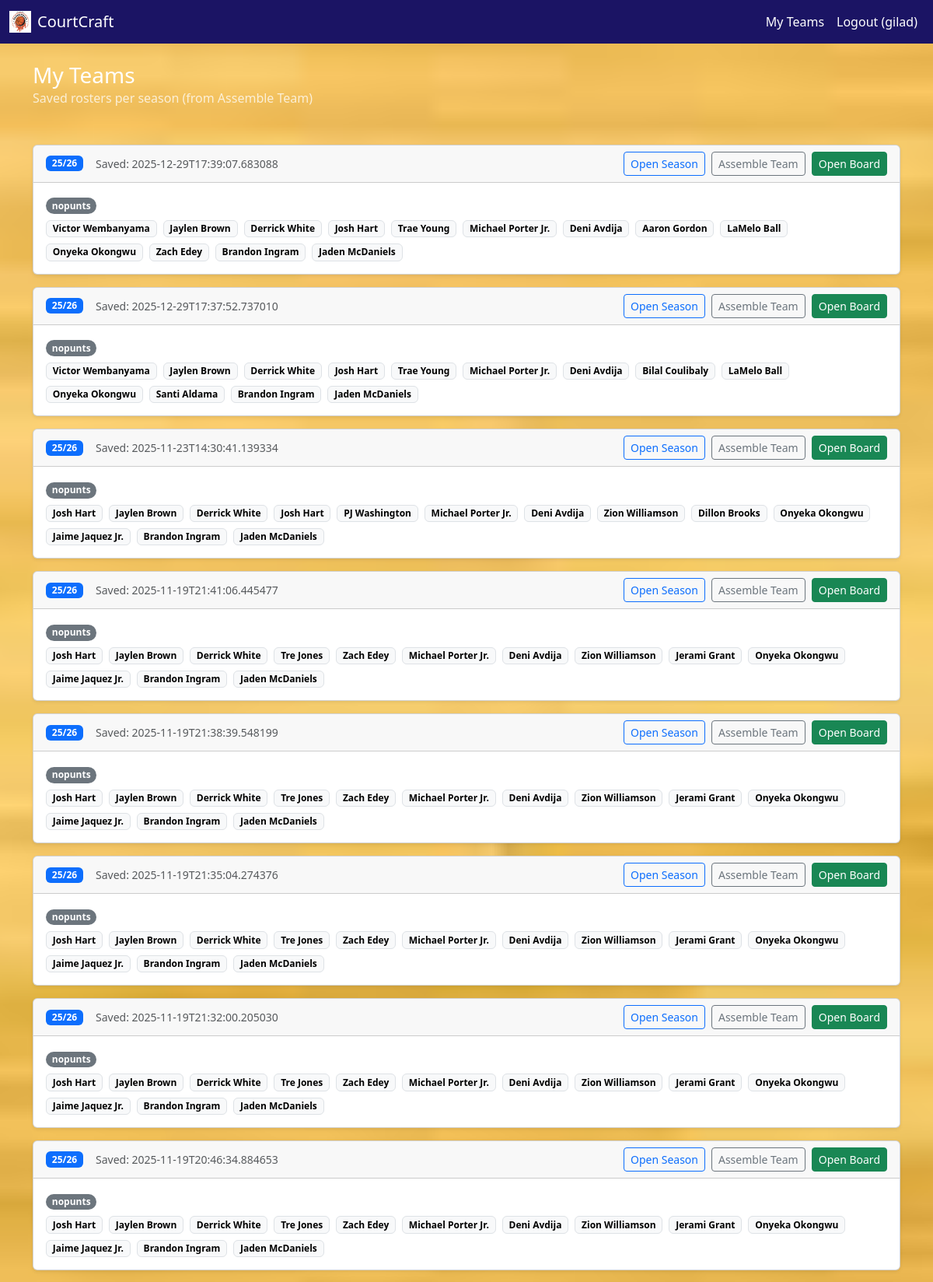
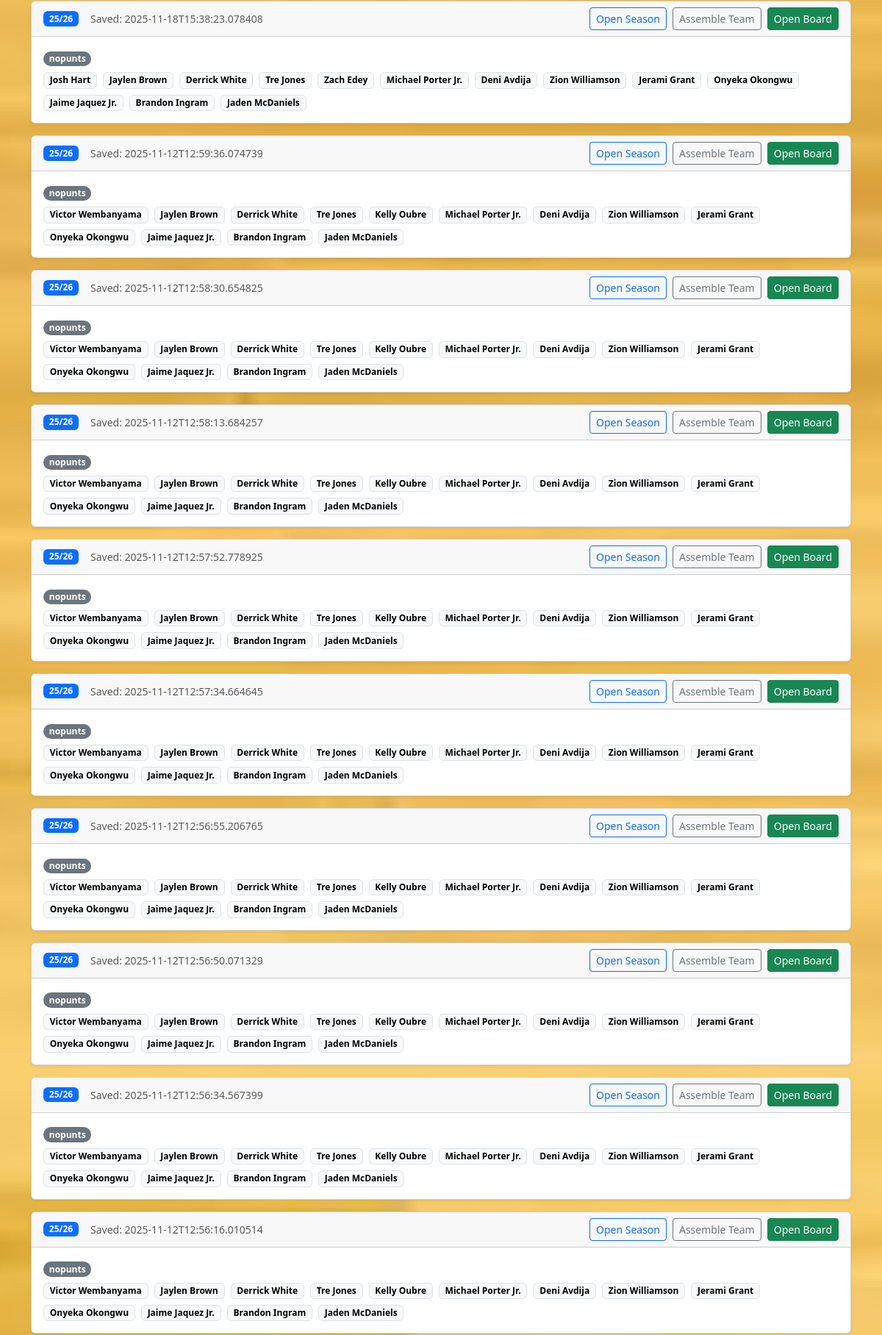
Page /teams (signed in, upper part) on the committed database (2 pictures, top to bottom).
### tables this page shows
CREATE TABLE teams (
        id INTEGER PRIMARY KEY AUTOINCREMENT,
        user_id INTEGER NOT NULL,
        season TEXT NOT NULL,
        players TEXT NOT NULL,
        data_type TEXT NOT NULL,
        created_at TEXT NOT NULL,
        FOREIGN KEY(user_id) REFERENCES users(id)
      );

### app.py (the view)
@app.route("/teams")
def list_teams():
    if "user_id" not in session:
        flash("Please log in","warning"); return redirect(url_for("auth"))
    db = get_db()
    rows = db.execute(
        "SELECT season,players,data_type,created_at FROM teams WHERE user_id=? ORDER BY created_at DESC",
        (session["user_id"],)
    ).fetchall()
    teams = [{
        "season": r["season"].replace("-","/"),
        "players": json.loads(r["players"]),
        "data_type": r["data_type"],
        "created": r["created_at"]
    } for r in rows]
    return render_template("teams.html", teams=teams)

### app.py (called while the page is built)
def get_db():
    conn = sqlite3.connect(DATABASE)
    conn.row_factory = sqlite3.Row
    return conn

@app.context_processor
def inject_globals():
    return {'current_year': datetime.now().year, 'logged_in_user': session.get("user")}

### templates/teams.html (shortened to what this page needs)
{% extends 'base.html' %}
{% block fullwidth %}
  <div class="bg-secondary-navy text-white py-4">
    <div class="container">
      <h1 class="h3 mb-0">My Teams</h1>
      <p class="mb-0 opacity-75">Saved rosters per season (from Assemble Team)</p>
    </div>
  </div>
{% endblock %}
{% block content %}
  {% if not teams or teams|length == 0 %}
    <div class="alert alert-info">
      No teams saved yet. Go to a season and click <strong>Assemble Team</strong> to save your roster.
    </div>
  {% else %}
    <div class="row g-3">
      {% for t in teams %}
        {% set season_url = t.season|replace('/','-') %}
        <div class="col-12">
          <div class="card shadow-sm">
            <div class="card-header d-flex flex-wrap justify-content-between align-items-center gap-2">
              <div class="d-flex align-items-center gap-3">
                <span class="badge text-bg-primary">{{ t.season }}</span>
                <span class="text-muted small">Saved: {{ t.created }}</span>
              </div>
              <div class="d-flex gap-2">
                <a class="btn btn-sm btn-outline-primary" href="{{ url_for('season_page', season=season_url) }}">Open Season</a>
                <a class="btn btn-sm btn-outline-secondary" href="{{ url_for('team_assemble_page', season=season_url) }}">Assemble Team</a>
                <a class="btn btn-sm btn-success" href="{{ url_for('board_page', season=season_url) }}">Open Board</a>
              </div>
            </div>
            <div class="card-body">
              <div class="mb-2">
                <span class="badge rounded-pill text-bg-secondary">{{ t.data_type }}</span>
              </div>
              {% if t.players and t.players|length > 0 %}
                <div class="d-flex flex-wrap gap-2">
                  {% for p in t.players %}
                    <span class="badge text-bg-light border">{{ p }}</span>
                  {% endfor %}
                </div>
              {% else %}
                <p class="text-muted mb-0">No players saved in this roster.</p>
              {% endif %}
            </div>
          </div>
        </div>
      {% endfor %}
    </div>
  {% endif %}
{% endblock %}

### templates/base.html (shortened to what this page needs)
<!DOCTYPE html>
<html lang="en">
<head>
  <link
    href="https://cdn.jsdelivr.net/npm/bootstrap@5.3.0/dist/css/bootstrap.min.css"
    rel="stylesheet"
  >
  <link
    href="{{ url_for('static', filename='css/courtcraft.css') }}"
    rel="stylesheet"
  >
</head>
<body class="bg-light">
  <nav class="navbar navbar-expand-lg navbar-dark bg-secondary-navy">
    <div class="container-fluid">
      <a class="navbar-brand d-flex align-items-center" href="{{ url_for('home') }}">
          <img class="brand-logo" src="{{ url_for('static', filename='img/courtcraft.svg', v='1') }}"
          onerror="this.onerror=null;this.src='{{ url_for('static', filename='img/logo.png', v='1') }}';"
          alt="CourtCraft"
          loading="eager"
          width="32" height="32"/>
        <span class="ms-2">CourtCraft</span>
      </a>
      <div class="collapse navbar-collapse" id="navMain">
        <ul class="navbar-nav ms-auto">
          {% if logged_in_user %}
          <li class="nav-item"><a class="nav-link" href="{{ url_for('list_teams') }}">My Teams</a></li>
          <li class="nav-item"><a class="nav-link" href="{{ url_for('logout') }}">Logout ({{ logged_in_user }})</a></li>
          {% else %}
          <li class="nav-item"><a class="nav-link" href="{{ url_for('auth') }}">Login / Register</a></li>
          {% endif %}
        </ul>
      </div>
    </div>
  </nav>
  {% block fullwidth %}{% endblock %}
  <main class="container my-4">
    {% block content %}{% endblock %}
  </main>
</body>
</html>

### static/css/courtcraft.css (style rules this page uses)
:root { --primary-orange: #F15A24; --secondary-navy: #1B1464; --accent-white: #FFFFFF; }
html, body { margin: 0; padding: 0; width: 100%; height: 100%; }
body { display: flex; flex-direction: column; background: url('../img/court-bg.jpg') no-repeat center center fixed; background-size: cover; font-family: 'Segoe UI', sans-serif; }
.navbar { background-color: var(--secondary-navy) !important; }
.navbar-brand span, .navbar .nav-link { color: var(--accent-white) !important; }
h1, h2, h3, h4, h5 { color: var(--secondary-navy); }
main { flex: 1; display: flex; flex-direction: column; }
.container { flex: 1; background: transparent; padding-top: 0; }
.brand-logo { height: 28px; width: auto; display: inline-block; vertical-align: middle; object-fit: contain; }

### rows in the picture
teams: season "25/26", created "2025-12-29T17:39:07.683088", data_type "nopunts", players "Victor Wembanyama" "Jaylen Brown" "Derrick White" "Josh Hart" "Trae Young" "Michael Porter Jr." "Deni Avdija" "Aaron Gordon" "LaMelo Ball" "Onyeka Okongwu" "Zach Edey" "Brandon Ingram" "Jaden McDaniels"
teams: season "25/26", created "2025-12-29T17:37:52.737010", data_type "nopunts", players "Victor Wembanyama" "Jaylen Brown" "Derrick White" "Josh Hart" "Trae Young" "Michael Porter Jr." "Deni Avdija" "Bilal Coulibaly" "LaMelo Ball" "Onyeka Okongwu" "Santi Aldama" "Brandon Ingram" "Jaden McDaniels"
teams: season "25/26", created "2025-11-23T14:30:41.139334", data_type "nopunts", players "Josh Hart" "Jaylen Brown" "Derrick White" "Josh Hart" "PJ Washington" "Michael Porter Jr." "Deni Avdija" "Zion Williamson" "Dillon Brooks" "Onyeka Okongwu" "Jaime Jaquez Jr." "Brandon Ingram" "Jaden McDaniels"
teams: season "25/26", created "2025-11-19T21:41:06.445477", data_type "nopunts", players "Josh Hart" "Jaylen Brown" "Derrick White" "Tre Jones" "Zach Edey" "Michael Porter Jr." "Deni Avdija" "Zion Williamson" "Jerami Grant" "Onyeka Okongwu" "Jaime Jaquez Jr." "Brandon Ingram" "Jaden McDaniels"
teams: season "25/26", created "2025-11-19T21:38:39.548199", data_type "nopunts", players "Josh Hart" "Jaylen Brown" "Derrick White" "Tre Jones" "Zach Edey" "Michael Porter Jr." "Deni Avdija" "Zion Williamson" "Jerami Grant" "Onyeka Okongwu" "Jaime Jaquez Jr." "Brandon Ingram" "Jaden McDaniels"
teams: season "25/26", created "2025-11-19T21:35:04.274376", data_type "nopunts", players "Josh Hart" "Jaylen Brown" "Derrick White" "Tre Jones" "Zach Edey" "Michael Porter Jr." "Deni Avdija" "Zion Williamson" "Jerami Grant" "Onyeka Okongwu" "Jaime Jaquez Jr." "Brandon Ingram" "Jaden McDaniels"
teams: season "25/26", created "2025-11-19T21:32:00.205030", data_type "nopunts", players "Josh Hart" "Jaylen Brown" "Derrick White" "Tre Jones" "Zach Edey" "Michael Porter Jr." "Deni Avdija" "Zion Williamson" "Jerami Grant" "Onyeka Okongwu" "Jaime Jaquez Jr." "Brandon Ingram" "Jaden McDaniels"
teams: season "25/26", created "2025-11-19T20:46:34.884653", data_type "nopunts", players "Josh Hart" "Jaylen Brown" "Derrick White" "Tre Jones" "Zach Edey" "Michael Porter Jr." "Deni Avdija" "Zion Williamson" "Jerami Grant" "Onyeka Okongwu" "Jaime Jaquez Jr." "Brandon Ingram" "Jaden McDaniels"
teams: season "25/26", created "2025-11-18T15:38:23.078408", data_type "nopunts", players "Josh Hart" "Jaylen Brown" "Derrick White" "Tre Jones" "Zach Edey" "Michael Porter Jr." "Deni Avdija" "Zion Williamson" "Jerami Grant" "Onyeka Okongwu" "Jaime Jaquez Jr." "Brandon Ingram" "Jaden McDaniels"
teams: season "25/26", created "2025-11-12T12:59:36.074739", data_type "nopunts", players "Victor Wembanyama" "Jaylen Brown" "Derrick White" "Tre Jones" "Kelly Oubre" "Michael Porter Jr." "Deni Avdija" "Zion Williamson" "Jerami Grant" "Onyeka Okongwu" "Jaime Jaquez Jr." "Brandon Ingram" "Jaden McDaniels"
teams: season "25/26", created "2025-11-12T12:58:30.654825", data_type "nopunts", players "Victor Wembanyama" "Jaylen Brown" "Derrick White" "Tre Jones" "Kelly Oubre" "Michael Porter Jr." "Deni Avdija" "Zion Williamson" "Jerami Grant" "Onyeka Okongwu" "Jaime Jaquez Jr." "Brandon Ingram" "Jaden McDaniels"
teams: season "25/26", created "2025-11-12T12:58:13.684257", data_type "nopunts", players "Victor Wembanyama" "Jaylen Brown" "Derrick White" "Tre Jones" "Kelly Oubre" "Michael Porter Jr." "Deni Avdija" "Zion Williamson" "Jerami Grant" "Onyeka Okongwu" "Jaime Jaquez Jr." "Brandon Ingram" "Jaden McDaniels"
teams: season "25/26", created "2025-11-12T12:57:52.778925", data_type "nopunts", players "Victor Wembanyama" "Jaylen Brown" "Derrick White" "Tre Jones" "Kelly Oubre" "Michael Porter Jr." "Deni Avdija" "Zion Williamson" "Jerami Grant" "Onyeka Okongwu" "Jaime Jaquez Jr." "Brandon Ingram" "Jaden McDaniels"
teams: season "25/26", created "2025-11-12T12:57:34.664645", data_type "nopunts", players "Victor Wembanyama" "Jaylen Brown" "Derrick White" "Tre Jones" "Kelly Oubre" "Michael Porter Jr." "Deni Avdija" "Zion Williamson" "Jerami Grant" "Onyeka Okongwu" "Jaime Jaquez Jr." "Brandon Ingram" "Jaden McDaniels"
teams: season "25/26", created "2025-11-12T12:56:55.206765", data_type "nopunts", players "Victor Wembanyama" "Jaylen Brown" "Derrick White" "Tre Jones" "Kelly Oubre" "Michael Porter Jr." "Deni Avdija" "Zion Williamson" "Jerami Grant" "Onyeka Okongwu" "Jaime Jaquez Jr." "Brandon Ingram" "Jaden McDaniels"
teams: season "25/26", created "2025-11-12T12:56:50.071329", data_type "nopunts", players "Victor Wembanyama" "Jaylen Brown" "Derrick White" "Tre Jones" "Kelly Oubre" "Michael Porter Jr." "Deni Avdija" "Zion Williamson" "Jerami Grant" "Onyeka Okongwu" "Jaime Jaquez Jr." "Brandon Ingram" "Jaden McDaniels"
teams: season "25/26", created "2025-11-12T12:56:34.567399", data_type "nopunts", players "Victor Wembanyama" "Jaylen Brown" "Derrick White" "Tre Jones" "Kelly Oubre" "Michael Porter Jr." "Deni Avdija" "Zion Williamson" "Jerami Grant" "Onyeka Okongwu" "Jaime Jaquez Jr." "Brandon Ingram" "Jaden McDaniels"
teams: season "25/26", created "2025-11-12T12:56:16.010514", data_type "nopunts", players "Victor Wembanyama" "Jaylen Brown" "Derrick White" "Tre Jones" "Kelly Oubre" "Michael Porter Jr." "Deni Avdija" "Zion Williamson" "Jerami Grant" "Onyeka Okongwu" "Jaime Jaquez Jr." "Brandon Ingram" "Jaden McDaniels"

### other values in the picture
{{ logged_in_user }} "gilad"
